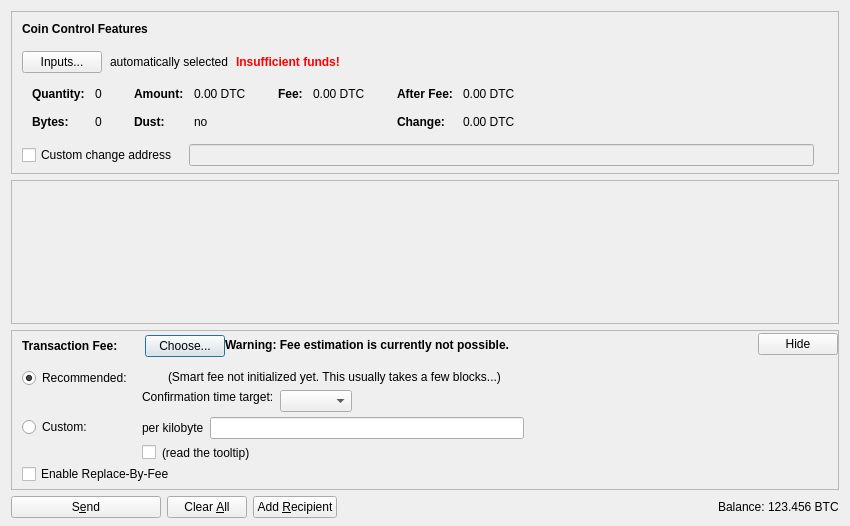
<?xml version="1.0" encoding="UTF-8"?>
<ui version="4.0">
 <class>SendCoinsDialog</class>
 <widget class="QDialog" name="SendCoinsDialog">
  <property name="geometry">
   <rect>
    <x>0</x>
    <y>0</y>
    <width>850</width>
    <height>526</height>
   </rect>
  </property>
  <property name="windowTitle">
   <string>Send Coins</string>
  </property>
  <layout class="QVBoxLayout" name="verticalLayout" stretch="0,1,0,0">
   <property name="bottomMargin">
    <number>8</number>
   </property>
   <item>
    <widget class="QFrame" name="frameCoinControl">
     <property name="sizePolicy">
      <sizepolicy hsizetype="Expanding" vsizetype="Expanding">
       <horstretch>0</horstretch>
       <verstretch>0</verstretch>
      </sizepolicy>
     </property>
     <property name="maximumSize">
      <size>
       <width>16777215</width>
       <height>16777215</height>
      </size>
     </property>
     <property name="frameShape">
      <enum>QFrame::StyledPanel</enum>
     </property>
     <property name="frameShadow">
      <enum>QFrame::Sunken</enum>
     </property>
     <layout class="QVBoxLayout" name="verticalLayoutCoinControl2">
      <property name="spacing">
       <number>0</number>
      </property>
      <property name="leftMargin">
       <number>0</number>
      </property>
      <property name="topMargin">
       <number>0</number>
      </property>
      <property name="rightMargin">
       <number>0</number>
      </property>
      <property name="bottomMargin">
       <number>6</number>
      </property>
      <item>
       <layout class="QVBoxLayout" name="verticalLayoutCoinControl" stretch="0,0,0,0,1">
        <property name="spacing">
         <number>0</number>
        </property>
        <property name="leftMargin">
         <number>10</number>
        </property>
        <property name="topMargin">
         <number>10</number>
        </property>
        <item>
         <layout class="QHBoxLayout" name="horizontalLayoutCoinControl1">
          <property name="bottomMargin">
           <number>15</number>
          </property>
          <item>
           <widget class="QLabel" name="labelCoinControlFeatures">
            <property name="sizePolicy">
             <sizepolicy hsizetype="Preferred" vsizetype="Maximum">
              <horstretch>0</horstretch>
              <verstretch>0</verstretch>
             </sizepolicy>
            </property>
            <property name="font">
             <font>
              <weight>75</weight>
              <bold>true</bold>
             </font>
            </property>
            <property name="styleSheet">
             <string notr="true">font-weight:bold;</string>
            </property>
            <property name="text">
             <string>Coin Control Features</string>
            </property>
           </widget>
          </item>
         </layout>
        </item>
        <item>
         <layout class="QHBoxLayout" name="horizontalLayoutCoinControl2" stretch="0,0,0,0">
          <property name="spacing">
           <number>8</number>
          </property>
          <property name="bottomMargin">
           <number>10</number>
          </property>
          <item>
           <widget class="QPushButton" name="pushButtonCoinControl">
            <property name="styleSheet">
             <string notr="true"/>
            </property>
            <property name="text">
             <string>Inputs...</string>
            </property>
            <property name="autoDefault">
             <bool>false</bool>
            </property>
           </widget>
          </item>
          <item>
           <widget class="QLabel" name="labelCoinControlAutomaticallySelected">
            <property name="text">
             <string>automatically selected</string>
            </property>
            <property name="margin">
             <number>5</number>
            </property>
           </widget>
          </item>
          <item>
           <widget class="QLabel" name="labelCoinControlInsuffFunds">
            <property name="font">
             <font>
              <weight>75</weight>
              <bold>true</bold>
             </font>
            </property>
            <property name="styleSheet">
             <string notr="true">color:red;font-weight:bold;</string>
            </property>
            <property name="text">
             <string>Insufficient funds!</string>
            </property>
            <property name="margin">
             <number>5</number>
            </property>
           </widget>
          </item>
          <item>
           <spacer name="horizontalSpacerCoinControl">
            <property name="orientation">
             <enum>Qt::Horizontal</enum>
            </property>
            <property name="sizeHint" stdset="0">
             <size>
              <width>40</width>
              <height>1</height>
             </size>
            </property>
           </spacer>
          </item>
         </layout>
        </item>
        <item>
         <widget class="QWidget" name="widgetCoinControl" native="true">
          <property name="sizePolicy">
           <sizepolicy hsizetype="Preferred" vsizetype="Preferred">
            <horstretch>0</horstretch>
            <verstretch>0</verstretch>
           </sizepolicy>
          </property>
          <property name="minimumSize">
           <size>
            <width>0</width>
            <height>0</height>
           </size>
          </property>
          <property name="styleSheet">
           <string notr="true"/>
          </property>
          <layout class="QHBoxLayout" name="horizontalLayoutCoinControl5">
           <property name="leftMargin">
            <number>0</number>
           </property>
           <property name="topMargin">
            <number>0</number>
           </property>
           <property name="rightMargin">
            <number>0</number>
           </property>
           <property name="bottomMargin">
            <number>0</number>
           </property>
           <item>
            <layout class="QHBoxLayout" name="horizontalLayoutCoinControl3" stretch="0,0,0,1">
             <property name="spacing">
              <number>20</number>
             </property>
             <property name="topMargin">
              <number>0</number>
             </property>
             <property name="bottomMargin">
              <number>10</number>
             </property>
             <item>
              <layout class="QFormLayout" name="formLayoutCoinControl1">
               <property name="horizontalSpacing">
                <number>10</number>
               </property>
               <property name="verticalSpacing">
                <number>14</number>
               </property>
               <property name="leftMargin">
                <number>10</number>
               </property>
               <property name="topMargin">
                <number>4</number>
               </property>
               <property name="rightMargin">
                <number>6</number>
               </property>
               <item row="0" column="0">
                <widget class="QLabel" name="labelCoinControlQuantityText">
                 <property name="font">
                  <font>
                   <weight>75</weight>
                   <bold>true</bold>
                  </font>
                 </property>
                 <property name="text">
                  <string>Quantity:</string>
                 </property>
                 <property name="margin">
                  <number>0</number>
                 </property>
                </widget>
               </item>
               <item row="0" column="1">
                <widget class="QLabel" name="labelCoinControlQuantity">
                 <property name="cursor">
                  <cursorShape>IBeamCursor</cursorShape>
                 </property>
                 <property name="contextMenuPolicy">
                  <enum>Qt::ActionsContextMenu</enum>
                 </property>
                 <property name="text">
                  <string notr="true">0</string>
                 </property>
                 <property name="margin">
                  <number>0</number>
                 </property>
                 <property name="textInteractionFlags">
                  <set>Qt::LinksAccessibleByMouse|Qt::TextSelectableByKeyboard|Qt::TextSelectableByMouse</set>
                 </property>
                </widget>
               </item>
               <item row="1" column="0">
                <widget class="QLabel" name="labelCoinControlBytesText">
                 <property name="font">
                  <font>
                   <weight>75</weight>
                   <bold>true</bold>
                  </font>
                 </property>
                 <property name="text">
                  <string>Bytes:</string>
                 </property>
                </widget>
               </item>
               <item row="1" column="1">
                <widget class="QLabel" name="labelCoinControlBytes">
                 <property name="cursor">
                  <cursorShape>IBeamCursor</cursorShape>
                 </property>
                 <property name="contextMenuPolicy">
                  <enum>Qt::ActionsContextMenu</enum>
                 </property>
                 <property name="text">
                  <string notr="true">0</string>
                 </property>
                 <property name="textInteractionFlags">
                  <set>Qt::LinksAccessibleByMouse|Qt::TextSelectableByKeyboard|Qt::TextSelectableByMouse</set>
                 </property>
                </widget>
               </item>
              </layout>
             </item>
             <item>
              <layout class="QFormLayout" name="formLayoutCoinControl2">
               <property name="horizontalSpacing">
                <number>10</number>
               </property>
               <property name="verticalSpacing">
                <number>14</number>
               </property>
               <property name="leftMargin">
                <number>6</number>
               </property>
               <property name="topMargin">
                <number>4</number>
               </property>
               <property name="rightMargin">
                <number>6</number>
               </property>
               <item row="0" column="0">
                <widget class="QLabel" name="labelCoinControlAmountText">
                 <property name="font">
                  <font>
                   <weight>75</weight>
                   <bold>true</bold>
                  </font>
                 </property>
                 <property name="text">
                  <string>Amount:</string>
                 </property>
                 <property name="margin">
                  <number>0</number>
                 </property>
                </widget>
               </item>
               <item row="0" column="1">
                <widget class="QLabel" name="labelCoinControlAmount">
                 <property name="cursor">
                  <cursorShape>IBeamCursor</cursorShape>
                 </property>
                 <property name="contextMenuPolicy">
                  <enum>Qt::ActionsContextMenu</enum>
                 </property>
                 <property name="text">
                  <string notr="true">0.00 DTC</string>
                 </property>
                 <property name="textInteractionFlags">
                  <set>Qt::LinksAccessibleByMouse|Qt::TextSelectableByKeyboard|Qt::TextSelectableByMouse</set>
                 </property>
                </widget>
               </item>
               <item row="1" column="0">
                <widget class="QLabel" name="labelCoinControlLowOutputText">
                 <property name="font">
                  <font>
                   <weight>75</weight>
                   <bold>true</bold>
                  </font>
                 </property>
                 <property name="text">
                  <string>Dust:</string>
                 </property>
                </widget>
               </item>
               <item row="1" column="1">
                <widget class="QLabel" name="labelCoinControlLowOutput">
                 <property name="cursor">
                  <cursorShape>IBeamCursor</cursorShape>
                 </property>
                 <property name="contextMenuPolicy">
                  <enum>Qt::ActionsContextMenu</enum>
                 </property>
                 <property name="text">
                  <string notr="true">no</string>
                 </property>
                 <property name="textInteractionFlags">
                  <set>Qt::LinksAccessibleByMouse|Qt::TextSelectableByKeyboard|Qt::TextSelectableByMouse</set>
                 </property>
                </widget>
               </item>
              </layout>
             </item>
             <item>
              <layout class="QFormLayout" name="formLayoutCoinControl3">
               <property name="horizontalSpacing">
                <number>10</number>
               </property>
               <property name="verticalSpacing">
                <number>14</number>
               </property>
               <property name="leftMargin">
                <number>6</number>
               </property>
               <property name="topMargin">
                <number>4</number>
               </property>
               <property name="rightMargin">
                <number>6</number>
               </property>
               <item row="0" column="0">
                <widget class="QLabel" name="labelCoinControlFeeText">
                 <property name="font">
                  <font>
                   <weight>75</weight>
                   <bold>true</bold>
                  </font>
                 </property>
                 <property name="text">
                  <string>Fee:</string>
                 </property>
                 <property name="margin">
                  <number>0</number>
                 </property>
                </widget>
               </item>
               <item row="0" column="1">
                <widget class="QLabel" name="labelCoinControlFee">
                 <property name="cursor">
                  <cursorShape>IBeamCursor</cursorShape>
                 </property>
                 <property name="contextMenuPolicy">
                  <enum>Qt::ActionsContextMenu</enum>
                 </property>
                 <property name="text">
                  <string notr="true">0.00 DTC</string>
                 </property>
                 <property name="textInteractionFlags">
                  <set>Qt::LinksAccessibleByMouse|Qt::TextSelectableByKeyboard|Qt::TextSelectableByMouse</set>
                 </property>
                </widget>
               </item>
              </layout>
             </item>
             <item>
              <layout class="QFormLayout" name="formLayoutCoinControl4">
               <property name="horizontalSpacing">
                <number>10</number>
               </property>
               <property name="verticalSpacing">
                <number>14</number>
               </property>
               <property name="leftMargin">
                <number>6</number>
               </property>
               <property name="topMargin">
                <number>4</number>
               </property>
               <property name="rightMargin">
                <number>6</number>
               </property>
               <item row="0" column="0">
                <widget class="QLabel" name="labelCoinControlAfterFeeText">
                 <property name="font">
                  <font>
                   <weight>75</weight>
                   <bold>true</bold>
                  </font>
                 </property>
                 <property name="text">
                  <string>After Fee:</string>
                 </property>
                 <property name="margin">
                  <number>0</number>
                 </property>
                </widget>
               </item>
               <item row="0" column="1">
                <widget class="QLabel" name="labelCoinControlAfterFee">
                 <property name="cursor">
                  <cursorShape>IBeamCursor</cursorShape>
                 </property>
                 <property name="contextMenuPolicy">
                  <enum>Qt::ActionsContextMenu</enum>
                 </property>
                 <property name="text">
                  <string notr="true">0.00 DTC</string>
                 </property>
                 <property name="textInteractionFlags">
                  <set>Qt::LinksAccessibleByMouse|Qt::TextSelectableByKeyboard|Qt::TextSelectableByMouse</set>
                 </property>
                </widget>
               </item>
               <item row="1" column="0">
                <widget class="QLabel" name="labelCoinControlChangeText">
                 <property name="font">
                  <font>
                   <weight>75</weight>
                   <bold>true</bold>
                  </font>
                 </property>
                 <property name="text">
                  <string>Change:</string>
                 </property>
                </widget>
               </item>
               <item row="1" column="1">
                <widget class="QLabel" name="labelCoinControlChange">
                 <property name="cursor">
                  <cursorShape>IBeamCursor</cursorShape>
                 </property>
                 <property name="contextMenuPolicy">
                  <enum>Qt::ActionsContextMenu</enum>
                 </property>
                 <property name="text">
                  <string notr="true">0.00 DTC</string>
                 </property>
                 <property name="textInteractionFlags">
                  <set>Qt::LinksAccessibleByMouse|Qt::TextSelectableByKeyboard|Qt::TextSelectableByMouse</set>
                 </property>
                </widget>
               </item>
              </layout>
             </item>
            </layout>
           </item>
          </layout>
         </widget>
        </item>
        <item>
         <layout class="QHBoxLayout" name="horizontalLayoutCoinControl4" stretch="0,0,0">
          <property name="spacing">
           <number>12</number>
          </property>
          <property name="sizeConstraint">
           <enum>QLayout::SetDefaultConstraint</enum>
          </property>
          <property name="topMargin">
           <number>5</number>
          </property>
          <property name="rightMargin">
           <number>5</number>
          </property>
          <item>
           <widget class="QCheckBox" name="checkBoxCoinControlChange">
            <property name="toolTip">
             <string>If this is activated, but the change address is empty or invalid, change will be sent to a newly generated address.</string>
            </property>
            <property name="text">
             <string>Custom change address</string>
            </property>
           </widget>
          </item>
          <item>
           <widget class="QValidatedLineEdit" name="lineEditCoinControlChange">
            <property name="enabled">
             <bool>false</bool>
            </property>
            <property name="sizePolicy">
             <sizepolicy hsizetype="Expanding" vsizetype="Fixed">
              <horstretch>0</horstretch>
              <verstretch>0</verstretch>
             </sizepolicy>
            </property>
           </widget>
          </item>
          <item>
           <widget class="QLabel" name="labelCoinControlChangeLabel">
            <property name="sizePolicy">
             <sizepolicy hsizetype="Preferred" vsizetype="Expanding">
              <horstretch>0</horstretch>
              <verstretch>0</verstretch>
             </sizepolicy>
            </property>
            <property name="minimumSize">
             <size>
              <width>0</width>
              <height>0</height>
             </size>
            </property>
            <property name="text">
             <string/>
            </property>
            <property name="margin">
             <number>3</number>
            </property>
           </widget>
          </item>
         </layout>
        </item>
        <item>
         <spacer name="verticalSpacerCoinControl">
          <property name="orientation">
           <enum>Qt::Vertical</enum>
          </property>
          <property name="sizeHint" stdset="0">
           <size>
            <width>800</width>
            <height>1</height>
           </size>
          </property>
         </spacer>
        </item>
       </layout>
      </item>
     </layout>
    </widget>
   </item>
   <item>
    <widget class="QScrollArea" name="scrollArea">
     <property name="widgetResizable">
      <bool>true</bool>
     </property>
     <widget class="QWidget" name="scrollAreaWidgetContents">
      <property name="geometry">
       <rect>
        <x>0</x>
        <y>0</y>
        <width>830</width>
        <height>104</height>
       </rect>
      </property>
      <layout class="QVBoxLayout" name="verticalLayout_2" stretch="0,1">
       <property name="leftMargin">
        <number>0</number>
       </property>
       <property name="topMargin">
        <number>0</number>
       </property>
       <property name="rightMargin">
        <number>0</number>
       </property>
       <property name="bottomMargin">
        <number>0</number>
       </property>
       <item>
        <layout class="QVBoxLayout" name="entries">
         <property name="spacing">
          <number>6</number>
         </property>
        </layout>
       </item>
       <item>
        <spacer name="verticalSpacer">
         <property name="orientation">
          <enum>Qt::Vertical</enum>
         </property>
         <property name="sizeHint" stdset="0">
          <size>
           <width>20</width>
           <height>40</height>
          </size>
         </property>
        </spacer>
       </item>
      </layout>
     </widget>
    </widget>
   </item>
   <item>
    <widget class="QFrame" name="frameFee">
     <property name="sizePolicy">
      <sizepolicy hsizetype="Expanding" vsizetype="Expanding">
       <horstretch>0</horstretch>
       <verstretch>0</verstretch>
      </sizepolicy>
     </property>
     <property name="maximumSize">
      <size>
       <width>16777215</width>
       <height>16777215</height>
      </size>
     </property>
     <property name="frameShape">
      <enum>QFrame::StyledPanel</enum>
     </property>
     <property name="frameShadow">
      <enum>QFrame::Sunken</enum>
     </property>
     <layout class="QVBoxLayout" name="verticalLayoutFee1">
      <property name="spacing">
       <number>0</number>
      </property>
      <property name="leftMargin">
       <number>0</number>
      </property>
      <property name="topMargin">
       <number>0</number>
      </property>
      <property name="rightMargin">
       <number>0</number>
      </property>
      <property name="bottomMargin">
       <number>0</number>
      </property>
      <item>
       <layout class="QVBoxLayout" name="verticalLayoutFee2" stretch="0,0,0">
        <property name="spacing">
         <number>0</number>
        </property>
        <property name="leftMargin">
         <number>10</number>
        </property>
        <property name="topMargin">
         <number>0</number>
        </property>
        <item>
         <layout class="QHBoxLayout" name="horizontalLayoutFee1">
          <property name="bottomMargin">
           <number>0</number>
          </property>
          <item>
           <layout class="QVBoxLayout" name="verticalLayoutFee7">
            <property name="spacing">
             <number>0</number>
            </property>
            <item>
             <spacer name="verticalSpacerSmartFee">
              <property name="orientation">
               <enum>Qt::Vertical</enum>
              </property>
              <property name="sizeType">
               <enum>QSizePolicy::Fixed</enum>
              </property>
              <property name="sizeHint" stdset="0">
               <size>
                <width>1</width>
                <height>4</height>
               </size>
              </property>
             </spacer>
            </item>
            <item>
             <layout class="QHBoxLayout" name="horizontalLayoutSmartFee">
              <property name="spacing">
               <number>10</number>
              </property>
              <item>
               <widget class="QLabel" name="labelFeeHeadline">
                <property name="sizePolicy">
                 <sizepolicy hsizetype="Preferred" vsizetype="Maximum">
                  <horstretch>0</horstretch>
                  <verstretch>0</verstretch>
                 </sizepolicy>
                </property>
                <property name="font">
                 <font>
                  <weight>75</weight>
                  <bold>true</bold>
                 </font>
                </property>
                <property name="styleSheet">
                 <string notr="true">font-weight:bold;</string>
                </property>
                <property name="text">
                 <string>Transaction Fee:</string>
                </property>
               </widget>
              </item>
              <item>
               <widget class="QLabel" name="labelFeeMinimized">
                <property name="text">
                 <string/>
                </property>
               </widget>
              </item>
              <item>
               <widget class="QPushButton" name="buttonChooseFee">
                <property name="text">
                 <string>Choose...</string>
                </property>
               </widget>
              </item>
             </layout>
            </item>
            <item>
             <spacer name="verticalSpacer_5">
              <property name="orientation">
               <enum>Qt::Vertical</enum>
              </property>
              <property name="sizeHint" stdset="0">
               <size>
                <width>1</width>
                <height>1</height>
               </size>
              </property>
             </spacer>
            </item>
           </layout>
          </item>
          <item>
           <widget class="QLabel" name="fallbackFeeWarningLabel">
            <property name="toolTip">
             <string>Using the fallbackfee can result in sending a transaction that will take several hours or days (or never) to confirm. Consider choosing your fee manually or wait until you have validated the complete chain.</string>
            </property>
            <property name="font">
            <font>
                <weight>75</weight>
                <bold>true</bold>
            </font>
            </property>
            <property name="text">
             <string>Warning: Fee estimation is currently not possible.</string>
            </property>
            <property name="wordWrap">
             <bool>false</bool>
            </property>
           </widget>
          </item>
          <item>
           <spacer name="horizontalSpacer_4">
            <property name="orientation">
             <enum>Qt::Horizontal</enum>
            </property>
            <property name="sizeType">
             <enum>QSizePolicy::MinimumExpanding</enum>
            </property>
            <property name="sizeHint" stdset="0">
             <size>
              <width>40</width>
              <height>20</height>
             </size>
            </property>
           </spacer>
          </item>
          <item>
           <widget class="QPushButton" name="buttonMinimizeFee">
            <property name="toolTip">
             <string>collapse fee-settings</string>
            </property>
            <property name="text">
             <string>Hide</string>
            </property>
           </widget>
          </item>
         </layout>
        </item>
        <item>
         <widget class="QFrame" name="frameFeeSelection">
          <layout class="QVBoxLayout" name="verticalLayoutFee12">
           <property name="spacing">
            <number>0</number>
           </property>
           <property name="leftMargin">
            <number>0</number>
           </property>
           <property name="topMargin">
            <number>0</number>
           </property>
           <property name="rightMargin">
            <number>0</number>
           </property>
           <property name="bottomMargin">
            <number>0</number>
           </property>
           <item>
            <layout class="QGridLayout" name="gridLayoutFee">
             <property name="topMargin">
              <number>10</number>
             </property>
             <property name="bottomMargin">
              <number>4</number>
             </property>
             <property name="horizontalSpacing">
              <number>10</number>
             </property>
             <property name="verticalSpacing">
              <number>4</number>
             </property>
             <item row="1" column="1">
              <layout class="QVBoxLayout" name="verticalLayoutFee8">
               <property name="spacing">
                <number>6</number>
               </property>
               <item>
                <layout class="QHBoxLayout" name="horizontalLayoutFee13">
                 <item>
                  <widget class="QLabel" name="labelCustomPerKilobyte">
                   <property name="toolTip">
                    <string>If the custom fee is set to 1000 satoshis and the transaction is only 250 bytes, then &quot;per kilobyte&quot; only pays 250 satoshis in fee, while &quot;total at least&quot; pays 1000 satoshis. For transactions bigger than a kilobyte both pay by kilobyte.</string>
                   </property>
                   <property name="text">
                    <string>per kilobyte</string>
                   </property>
                  </widget>
                 </item>
                 <item>
                  <widget class="BitcoinAmountField" name="customFee"/>
                 </item>
                 <item>
                  <spacer name="horizontalSpacer_6">
                   <property name="orientation">
                    <enum>Qt::Horizontal</enum>
                   </property>
                   <property name="sizeHint" stdset="0">
                    <size>
                     <width>1</width>
                     <height>1</height>
                    </size>
                   </property>
                  </spacer>
                 </item>
                </layout>
               </item>
               <item>
                <layout class="QHBoxLayout" name="horizontalLayoutFee8">
                 <item>
                  <widget class="QCheckBox" name="checkBoxMinimumFee">
                   <property name="toolTip">
                    <string>Paying only the minimum fee is just fine as long as there is less transaction volume than space in the blocks. But be aware that this can end up in a never confirming transaction once there is more demand for datacoin transactions than the network can process.</string>
                   </property>
                   <property name="text">
                    <string/>
                   </property>
                  </widget>
                 </item>
                 <item>
                  <widget class="QLabel" name="labelMinFeeWarning">
                   <property name="enabled">
                    <bool>true</bool>
                   </property>
                   <property name="toolTip">
                    <string>Paying only the minimum fee is just fine as long as there is less transaction volume than space in the blocks. But be aware that this can end up in a never confirming transaction once there is more demand for datacoin transactions than the network can process.</string>
                   </property>
                   <property name="text">
                    <string>(read the tooltip)</string>
                   </property>
                   <property name="margin">
                    <number>5</number>
                   </property>
                  </widget>
                 </item>
                 <item>
                  <spacer name="horizontalSpacer_2">
                   <property name="orientation">
                    <enum>Qt::Horizontal</enum>
                   </property>
                   <property name="sizeHint" stdset="0">
                    <size>
                     <width>1</width>
                     <height>1</height>
                    </size>
                   </property>
                  </spacer>
                 </item>
                </layout>
               </item>
              </layout>
             </item>
             <item row="0" column="0">
              <layout class="QVBoxLayout" name="verticalLayoutFee4" stretch="0,1">
               <item>
                <widget class="QRadioButton" name="radioSmartFee">
                 <property name="text">
                  <string>Recommended:</string>
                 </property>
                 <property name="checked">
                  <bool>true</bool>
                 </property>
                 <attribute name="buttonGroup">
                  <string notr="true">groupFee</string>
                 </attribute>
                </widget>
               </item>
               <item>
                <spacer name="verticalSpacer_2">
                 <property name="orientation">
                  <enum>Qt::Vertical</enum>
                 </property>
                 <property name="sizeHint" stdset="0">
                  <size>
                   <width>1</width>
                   <height>1</height>
                  </size>
                 </property>
                </spacer>
               </item>
              </layout>
             </item>
             <item row="1" column="0">
              <layout class="QVBoxLayout" name="verticalLayoutFee9" stretch="0,1">
               <item>
                <widget class="QRadioButton" name="radioCustomFee">
                 <property name="text">
                  <string>Custom:</string>
                 </property>
                 <attribute name="buttonGroup">
                  <string notr="true">groupFee</string>
                 </attribute>
                </widget>
               </item>
               <item>
                <spacer name="verticalSpacer_6">
                 <property name="orientation">
                  <enum>Qt::Vertical</enum>
                 </property>
                 <property name="sizeHint" stdset="0">
                  <size>
                   <width>1</width>
                   <height>1</height>
                  </size>
                 </property>
                </spacer>
               </item>
              </layout>
             </item>
             <item row="0" column="1">
              <layout class="QVBoxLayout" name="verticalLayoutFee3" stretch="0,0,1">
               <property name="spacing">
                <number>6</number>
               </property>
               <property name="topMargin">
                <number>2</number>
               </property>
               <item>
                <layout class="QHBoxLayout" name="horizontalLayoutFee12">
                 <item>
                  <widget class="QLabel" name="labelSmartFee">
                   <property name="text">
                    <string/>
                   </property>
                   <property name="margin">
                    <number>2</number>
                   </property>
                  </widget>
                 </item>
                 <item>
                  <widget class="QLabel" name="labelFeeEstimation">
                   <property name="text">
                    <string/>
                   </property>
                  </widget>
                 </item>
                 <item>
                  <widget class="QLabel" name="labelSmartFee2">
                   <property name="text">
                    <string>(Smart fee not initialized yet. This usually takes a few blocks...)</string>
                   </property>
                   <property name="margin">
                    <number>2</number>
                   </property>
                  </widget>
                 </item>
                 <item>
                  <spacer name="horizontalSpacer_5">
                   <property name="orientation">
                    <enum>Qt::Horizontal</enum>
                   </property>
                   <property name="sizeHint" stdset="0">
                    <size>
                     <width>1</width>
                     <height>1</height>
                    </size>
                   </property>
                  </spacer>
                 </item>
                </layout>
               </item>
               <item>
                <layout class="QHBoxLayout" name="horizontalLayoutFee9">
                 <item>
                  <layout class="QVBoxLayout" name="verticalLayoutFee6">
                   <item>
                    <widget class="QLabel" name="labelSmartFee3">
                     <property name="text">
                      <string>Confirmation time target:</string>
                     </property>
                     <property name="margin">
                      <number>2</number>
                     </property>
                    </widget>
                   </item>
                   <item>
                    <spacer name="verticalSpacer_3">
                     <property name="orientation">
                      <enum>Qt::Vertical</enum>
                     </property>
                     <property name="sizeHint" stdset="0">
                      <size>
                       <width>1</width>
                       <height>1</height>
                      </size>
                     </property>
                    </spacer>
                   </item>
                  </layout>
                 </item>
                 <item>
                  <layout class="QVBoxLayout" name="verticalLayoutFee5">
                   <property name="rightMargin">
                    <number>30</number>
                   </property>
                   <item>
                    <layout class="QHBoxLayout" name="horizontalLayoutConfTarget">
                     <property name="bottomMargin">
                      <number>0</number>
                     </property>
                     <item>
                      <widget class="QComboBox" name="confTargetSelector"/>
                     </item>
                     <item>
                      <spacer name="horizontalSpacerConfTarget">
                       <property name="orientation">
                        <enum>Qt::Horizontal</enum>
                       </property>
                       <property name="sizeHint" stdset="0">
                        <size>
                         <width>40</width>
                         <height>20</height>
                        </size>
                       </property>
                      </spacer>
                     </item>
                    </layout>
                   </item>
                  </layout>
                 </item>
                </layout>
               </item>
               <item>
                <spacer name="verticalSpacer_4">
                 <property name="orientation">
                  <enum>Qt::Vertical</enum>
                 </property>
                 <property name="sizeHint" stdset="0">
                  <size>
                   <width>1</width>
                   <height>1</height>
                  </size>
                 </property>
                </spacer>
               </item>
              </layout>
             </item>
            </layout>
           </item>
           <item>
            <widget class="QCheckBox" name="optInRBF">
             <property name="text">
              <string>Enable Replace-By-Fee</string>
             </property>
             <property name="toolTip">
              <string>With Replace-By-Fee (BIP-125) you can increase a transaction's fee after it is sent. Without this, a higher fee may be recommended to compensate for increased transaction delay risk.</string>
             </property>
            </widget>
           </item>
          </layout>
         </widget>
        </item>
        <item>
         <spacer name="verticalSpacerFee">
          <property name="orientation">
           <enum>Qt::Vertical</enum>
          </property>
          <property name="sizeHint" stdset="0">
           <size>
            <width>40</width>
            <height>5</height>
           </size>
          </property>
         </spacer>
        </item>
       </layout>
      </item>
     </layout>
    </widget>
   </item>
   <item>
    <layout class="QHBoxLayout" name="horizontalLayout">
     <item>
      <widget class="QPushButton" name="sendButton">
       <property name="minimumSize">
        <size>
         <width>150</width>
         <height>0</height>
        </size>
       </property>
       <property name="toolTip">
        <string>Confirm the send action</string>
       </property>
       <property name="text">
        <string>S&amp;end</string>
       </property>
       <property name="icon">
        <iconset resource="../bitcoin.qrc">
         <normaloff>:/icons/send</normaloff>:/icons/send</iconset>
       </property>
       <property name="autoDefault">
        <bool>false</bool>
       </property>
       <property name="default">
        <bool>false</bool>
       </property>
      </widget>
     </item>
     <item>
      <widget class="QPushButton" name="clearButton">
       <property name="sizePolicy">
        <sizepolicy hsizetype="Minimum" vsizetype="Fixed">
         <horstretch>0</horstretch>
         <verstretch>0</verstretch>
        </sizepolicy>
       </property>
       <property name="toolTip">
        <string>Clear all fields of the form.</string>
       </property>
       <property name="text">
        <string>Clear &amp;All</string>
       </property>
       <property name="icon">
        <iconset resource="../bitcoin.qrc">
         <normaloff>:/icons/remove</normaloff>:/icons/remove</iconset>
       </property>
       <property name="autoDefault">
        <bool>false</bool>
       </property>
      </widget>
     </item>
     <item>
      <widget class="QPushButton" name="addButton">
       <property name="toolTip">
        <string>Send to multiple recipients at once</string>
       </property>
       <property name="text">
        <string>Add &amp;Recipient</string>
       </property>
       <property name="icon">
        <iconset resource="../bitcoin.qrc">
         <normaloff>:/icons/add</normaloff>:/icons/add</iconset>
       </property>
       <property name="autoDefault">
        <bool>false</bool>
       </property>
      </widget>
     </item>
     <item>
      <spacer name="horizontalSpacer">
       <property name="orientation">
        <enum>Qt::Horizontal</enum>
       </property>
       <property name="sizeHint" stdset="0">
        <size>
         <width>40</width>
         <height>20</height>
        </size>
       </property>
      </spacer>
     </item>
     <item>
      <layout class="QHBoxLayout" name="horizontalLayout_2">
       <property name="spacing">
        <number>3</number>
       </property>
       <item>
        <widget class="QLabel" name="label">
         <property name="sizePolicy">
          <sizepolicy hsizetype="Preferred" vsizetype="Fixed">
           <horstretch>0</horstretch>
           <verstretch>0</verstretch>
          </sizepolicy>
         </property>
         <property name="text">
          <string>Balance:</string>
         </property>
        </widget>
       </item>
       <item>
        <widget class="QLabel" name="labelBalance">
         <property name="sizePolicy">
          <sizepolicy hsizetype="Preferred" vsizetype="Fixed">
           <horstretch>0</horstretch>
           <verstretch>0</verstretch>
          </sizepolicy>
         </property>
         <property name="cursor">
          <cursorShape>IBeamCursor</cursorShape>
         </property>
         <property name="text">
          <string notr="true">123.456 BTC</string>
         </property>
         <property name="textInteractionFlags">
          <set>Qt::LinksAccessibleByMouse|Qt::TextSelectableByKeyboard|Qt::TextSelectableByMouse</set>
         </property>
        </widget>
       </item>
      </layout>
     </item>
    </layout>
   </item>
  </layout>
 </widget>
 <customwidgets>
  <customwidget>
   <class>QValidatedLineEdit</class>
   <extends>QLineEdit</extends>
   <header>qt/qvalidatedlineedit.h</header>
  </customwidget>
  <customwidget>
   <class>BitcoinAmountField</class>
   <extends>QLineEdit</extends>
   <header>qt/bitcoinamountfield.h</header>
   <container>1</container>
  </customwidget>
 </customwidgets>
 <resources>
  <include location="../bitcoin.qrc"/>
 </resources>
 <connections/>
 <buttongroups>
  <buttongroup name="groupFee"/>
 </buttongroups>
</ui>
